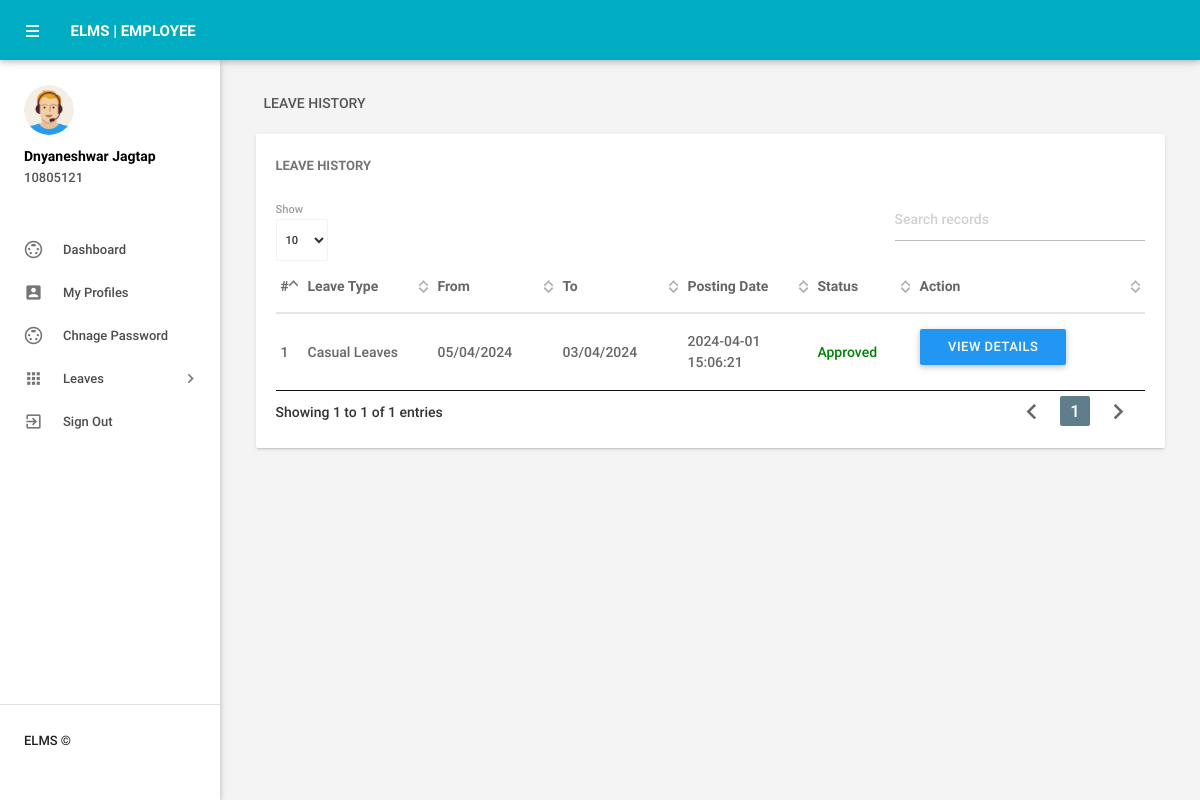
Screenshot of /elms/leavehistory.php (signed in) with the database file from the repository.
### tables this page shows
CREATE TABLE `tblemployees` (
  `id` int(11) NOT NULL,
  `EmpId` varchar(100) NOT NULL,
  `FirstName` varchar(150) DEFAULT NULL,
  `LastName` varchar(150) DEFAULT NULL,
  `EmailId` varchar(200) DEFAULT NULL,
  `Password` varchar(180) DEFAULT NULL,
  `Gender` varchar(100) DEFAULT NULL,
  `Dob` varchar(100) DEFAULT NULL,
  `Department` varchar(255) DEFAULT NULL,
  `Address` varchar(255) DEFAULT NULL,
  `City` varchar(200) DEFAULT NULL,
  `Country` varchar(150) DEFAULT NULL,
  `Phonenumber` char(11) DEFAULT NULL,
  `Status` int(1) DEFAULT NULL,
  `RegDate` timestamp NULL DEFAULT current_timestamp()
);

CREATE TABLE `tblleaves` (
  `id` int(11) NOT NULL,
  `LeaveType` varchar(110) DEFAULT NULL,
  `ToDate` varchar(120) DEFAULT NULL,
  `FromDate` varchar(120) DEFAULT NULL,
  `Description` mediumtext DEFAULT NULL,
  `PostingDate` timestamp NULL DEFAULT current_timestamp(),
  `AdminRemark` mediumtext DEFAULT NULL,
  `AdminRemarkDate` varchar(120) DEFAULT NULL,
  `Status` int(1) DEFAULT NULL,
  `IsRead` int(1) DEFAULT NULL,
  `empid` int(11) DEFAULT NULL
);

### elms/leavehistory.php (the view, shortened to what this page needs)
<?php
include('includes/config.php');
if(strlen($_SESSION['emplogin'])==0)
    {
header('location:index.php');
}
else{
 ?>
<!DOCTYPE html>
<html lang="en">
    <head>
        <link type="text/css" rel="stylesheet" href="assets/plugins/materialize/css/materialize.min.css"/>
        <link href="assets/plugins/material-preloader/css/materialPreloader.min.css" rel="stylesheet">
        <link href="assets/plugins/datatables/css/jquery.dataTables.min.css" rel="stylesheet">
        <link href="assets/css/alpha.min.css" rel="stylesheet" type="text/css"/>
        <link href="assets/css/custom.css" rel="stylesheet" type="text/css"/>
    </head>
    <body>
       <?php include('includes/header.php');?>
       <?php include('includes/sidebar.php');?>
            <main class="mn-inner">
                <div class="row">
                    <div class="col s12">
                        <div class="page-title">Leave History</div>
                    </div>
                    <div class="col s12 m12 l12">
                        <div class="card">
                            <div class="card-content">
                                <span class="card-title">Leave History</span>
                                <table id="example" class="display responsive-table ">
                                    <thead>
                                        <tr>
                                            <th>#</th>
                                            <th width="120">Leave Type</th>
                                            <th>From</th>
                                            <th>To</th>
                                             <th width="120">Posting Date</th>
                                            <th>Status</th>
                                            <th>Action</th>
                                        </tr>
                                    </thead>
                                    <tbody>
<?php
$eid=$_SESSION['eid'];
$sql = "SELECT tblleaves.id as lid ,LeaveType,ToDate,FromDate,Description,PostingDate,AdminRemarkDate,AdminRemark,Status from tblleaves where empid=:eid";
$query = $dbh -> prepare($sql);
$query->bindParam(':eid',$eid,PDO::PARAM_STR);
$query->execute();
$results=$query->fetchAll(PDO::FETCH_OBJ);
$cnt=1;
if($query->rowCount() > 0)
{
foreach($results as $result)
{               ?>
                                        <tr>
                                            <td> <?php echo htmlentities($cnt);?></td>
                                            <td><?php echo htmlentities($result->LeaveType);?></td>
                                            <td><?php echo htmlentities($result->FromDate);?></td>
                                            <td><?php echo htmlentities($result->ToDate);?></td>
                                            <td><?php echo htmlentities($result->PostingDate);?></td>
                                                                                 <td><?php $stats=$result->Status;
if($stats==1){
                                             ?>
                                                 <span style="color: green">Approved</span>
                                                 <?php } if($stats==2)  { ?>
                                                <span style="color: red">Not Approved</span>
                                                 <?php } if($stats==0)  { ?>
 <span style="color: blue">waiting for approval</span>
 <?php } ?>
                                             </td>
                                             <td>
          <a href="leave-details.php?leaveid=<?php echo htmlentities($result->lid);?>" class="waves-effect waves-light btn blue m-b-xs"  > View Details</a></td>
                                        </tr>
                                         <?php $cnt++;} }?>
                                    </tbody>
                                </table>
                            </div>
                        </div>
                    </div>
                </div>
            </main>
        </div>
        <div class="left-sidebar-hover"></div>
    </body>
</html>
<?php } ?>

### elms/includes/sidebar.php (shortened to what this page needs)
<aside id="slide-out" class="side-nav white fixed">
    <div class="side-nav-wrapper">
        <div class="sidebar-profile">
            <div class="sidebar-profile-image">
                <img src="assets/images/profile-image.png" class="circle" alt="">
            </div>
            <div class="sidebar-profile-info">
                <?php
                   $eid = $_SESSION['eid'];
                   $sql = "SELECT FirstName,LastName,EmpId from  tblemployees where id=:eid";
                   $query = $dbh->prepare($sql);
                   $query->bindParam(':eid', $eid, PDO::PARAM_STR);
                   $query->execute();
                   $results = $query->fetchAll(PDO::FETCH_OBJ);
                   if ($query->rowCount() > 0) {
                       foreach ($results as $result) {               ?>
                        <p><?php echo htmlentities($result->FirstName . " " . $result->LastName); ?></p>
                        <span><?php echo htmlentities($result->EmpId) ?></span>
                <?php }
                   } ?>
            </div>
        </div>
        <ul class="sidebar-menu collapsible collapsible-accordion" data-collapsible="accordion">
            <li class="no-padding"><a class="waves-effect waves-grey" href="dashboard.php"><i class="material-icons">settings_input_svideo</i>Dashboard</a></li>
            <li class="no-padding"><a class="waves-effect waves-grey" href="myprofile.php"><i class="material-icons">account_box</i>My Profiles</a></li>
            <li class="no-padding"><a class="waves-effect waves-grey" href="emp-changepassword.php"><i class="material-icons">settings_input_svideo</i>Chnage Password</a></li>
            <li class="no-padding">
                <a class="collapsible-header waves-effect waves-grey"><i class="material-icons">apps</i>Leaves<i class="nav-drop-icon material-icons">keyboard_arrow_right</i></a>
            </li>
            <li class="no-padding">
                <a class="waves-effect waves-grey" onclick=" return confirm('Are you sure you want to logout?')" href="logout.php"><i class="material-icons">exit_to_app</i>Sign Out</a>
            </li>
        </ul>
        <div class="footer">
            <p class="copyright"> ELMS ©</p>
        </div>
    </div>
</aside>

### rows the page displays
tblemployees: FirstName+LastName "Dnyaneshwar Jagtap", EmpId "10805121"
tblleaves: LeaveType "Casual Leaves", FromDate "05/04/2024", ToDate "03/04/2024", PostingDate "2024-04-01 15:06:21", Status "Approved"
